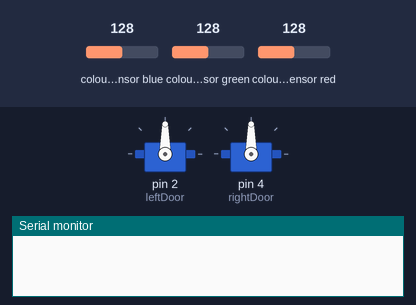
The program below on a simulated Arduino Uno, built with avr-gcc and run on an emulated ATmega328P. Shown: 2 × servo, the last lines printed to the serial monitor. Wiring (inferred from the names in the program): TCS3200 colour sensor: output pin 12; S2 pin 11; S3 pin 10; S0 pin 9; S1 pin 8. The test bench sets the inputs (shaded band); at power-on: colour sensor blue 128, colour sensor green 128, colour sensor red 128.

Above: at 0.05 s.
At 3.65 s:
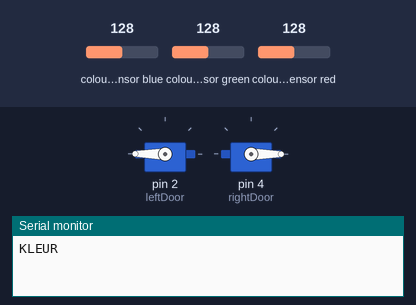
Timing chart, 0 to 6.0 s (numbered marks = the images above):
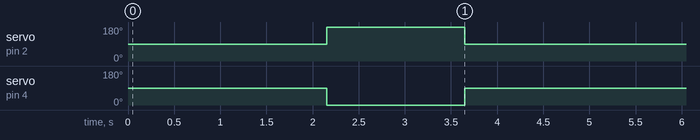

The program:

main.cpp
```cpp
#include <Arduino.h>
#include <Servo.h>

#define S0 9
#define S1 8
#define S2 11
#define S3 10
#define sensorOut 12
#define buzzer 4

Servo leftDoor;
Servo rightDoor;

int redColorValue;
int greenColorValue;
int blueColorValue;

enum WashColor {Dark, White, Color};

WashColor sortedWashColor;

void chooseColor()
{
  int frequency = 0;

  digitalWrite(S2, LOW);
  digitalWrite(S3, LOW);

  frequency = pulseIn(sensorOut, LOW);
  frequency = map(frequency, 25,72,255,0);

  redColorValue = frequency;

  delay(50);

  ///////////////

  digitalWrite(S2,HIGH);
  digitalWrite(S3,HIGH);

  frequency = pulseIn(sensorOut, LOW);
  frequency = map(frequency, 30,90,255,0);

  greenColorValue = frequency;

  delay(50);

  ///////////////

  digitalWrite(S2,LOW);
  digitalWrite(S3,HIGH);

  frequency = pulseIn(sensorOut, LOW);
  frequency = map(frequency, 25,70,255,0);

  blueColorValue = frequency;

  delay(50);
}

void chooseWash()
{
  if (redColorValue < 20 && greenColorValue < 20 && blueColorValue < 20)
  {
    sortedWashColor = Dark;
//  Serial.println("Dit hoort bij de donkere was");
    delay(1000);
  }
  else if (redColorValue > 240 && greenColorValue > 240 && blueColorValue > 240)
  {
    sortedWashColor = White;
//  Serial.println("Dit hoort bij de witte was");
    delay(1000);
  }
  else
  {
    sortedWashColor = Color;
//  Serial.println("Dit hoort bij de gekleurde was");
    delay(1000);
  }
}

void changeLeftDoorPosition(int angle)
{
  leftDoor.write(angle);
}
void changeRightDoorPosition(int angle)
{
  rightDoor.write(angle);
}

void resetDoorPositions()
{
  leftDoor.write(90);
  rightDoor.write(90);
}


void setup() {
  // put your setup code here, to run once:
  Serial.begin(9600);

  pinMode(S0, OUTPUT);
  pinMode(S1, OUTPUT);
  pinMode(S2, OUTPUT);
  pinMode(S3, OUTPUT);

  pinMode(sensorOut, INPUT);


  digitalWrite(S0, HIGH);
  digitalWrite(S1, LOW);

  leftDoor.attach(2);
  rightDoor.attach(4);

  leftDoor.write(90);
  rightDoor.write(90);


}

void loop() {
  // put your main code here, to run repeatedly:

  chooseColor();

  chooseWash();

  switch (sortedWashColor)
  {
    case White:
    Serial.println("WIT");
    delay(1000);
    // beide deuren open zodat het in het midden door kan
    leftDoor.write(0);
    rightDoor.write(180);
    delay(1500);
    resetDoorPositions();
    delay(1000);
    break;

    case Dark:
    Serial.println("DONKER");
    delay(1000);
    leftDoor.write(120);
    rightDoor.write(100);
    delay(1500);
    resetDoorPositions();
    delay(1000);
    break;

    case Color:
    Serial.println("KLEUR");
    delay(1000);
    leftDoor.write(180);
    rightDoor.write(0);
    delay(1500);
    resetDoorPositions();
    delay(1000);
    break;
  }

}
```

Measured:
- by itself, servo on pin 2 (leftDoor): alternates 180° for 1.5 s and 90° for 3.2 s
- by itself, servo on pin 4 (rightDoor): alternates 90° for 3.2 s and 0° for 1.5 s
